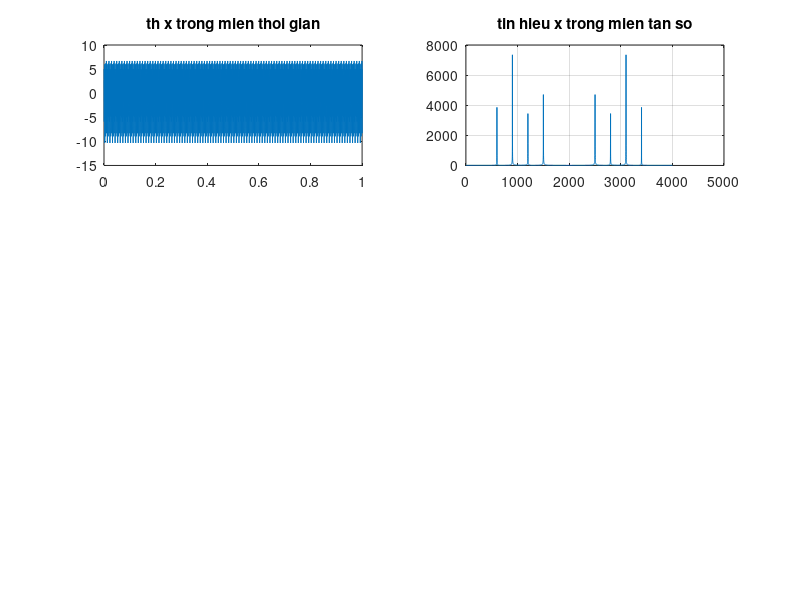
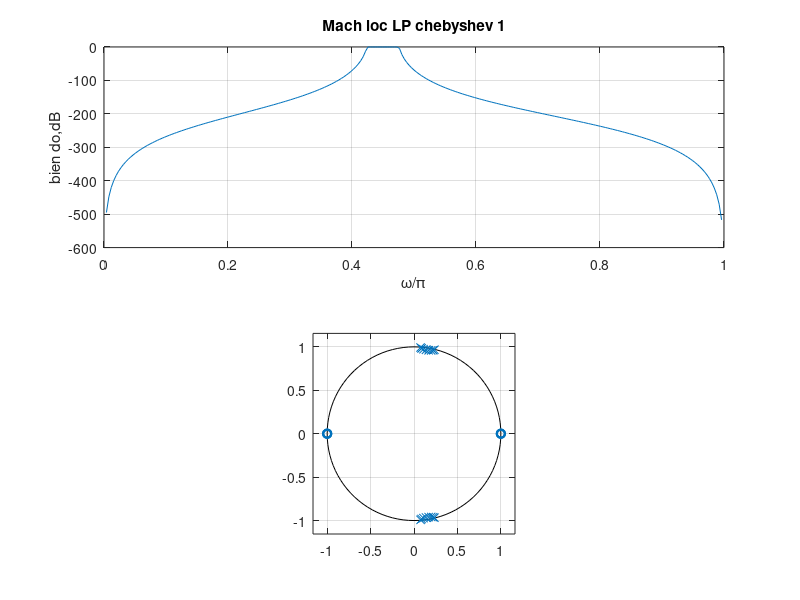
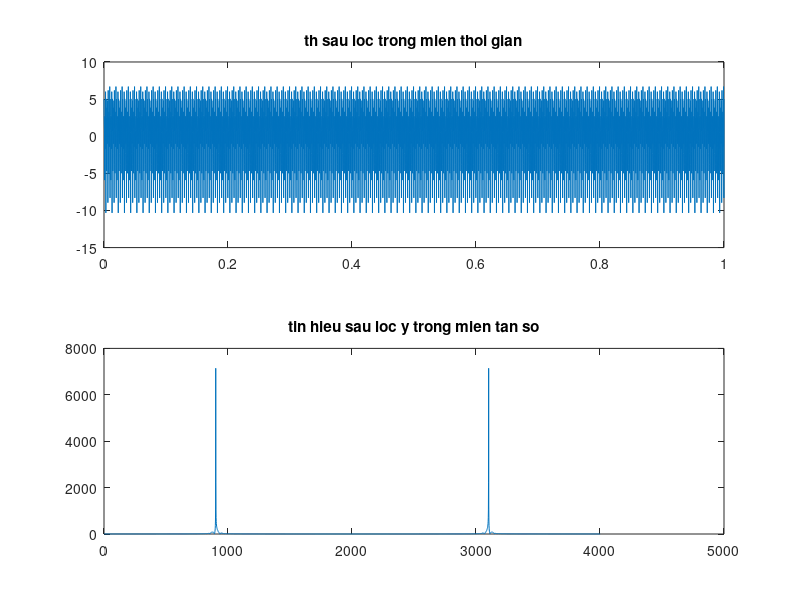

Source code (MATLAB) for these figures, in order:
f1=600; f2=900; f3=1200; f4=1500;
Fs=4000;
T=1/Fs; t=0:T:1;
x1=2*sin(2*pi*f1*t);
x2=4*sin(2*pi*f2*t);
x3=2*cos(2*pi*f3*t);
x4=3*cos(2*pi*f4*t);
x=x1+x2+x3+x4;

figure(1);
subplot(321); 
plot(t,x); title('th x trong mien thoi gian');
x_fft=fft(x);
subplot(322);
plot(abs(x_fft)); grid on;
title('tin hieu x trong mien tan so');

figure (2);
Fp1= 850; Fp2=950; Fs1=800; Fs2 = 1000; F=4000;
wp1 = 2*Fp1/F;wp2 = 2*Fp2/F;
ws1 = 2*Fs1/F;ws2 = 2*Fs2/F;
Wp = [wp1 wp2]; Ws = [ws1 ws2];
Rp = 0.1; Rs = 60;
[N,Wn] = cheb1ord(Wp,Ws,Rp,Rs);
[b,a] = cheby1(N,Rp,Wp);
[h,omega] = freqz(b,a,256);
y = 20*log10(abs(h));
subplot(211)
plot(omega/pi,y); grid on;
xlabel('\omega/\pi');
ylabel('bien do,dB');
title('Mach loc LP chebyshev 1');
subplot(212)
zplane(b,a);

figure (3);
subplot(211); plot(t,x); 
title('th sau loc trong mien thoi gian');
y=filter(b,a,x);
y_fft=fft(y);subplot(212);plot(abs(y_fft));
title('tin hieu sau loc y trong mien tan so');